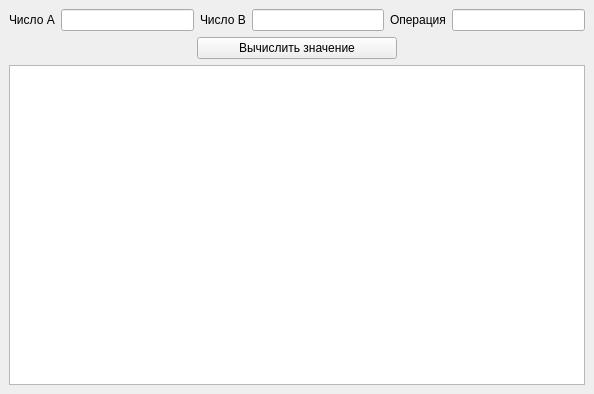
<?xml version="1.0" encoding="UTF-8"?>
<ui version="4.0">
 <class>MainWindow</class>
 <widget class="QMainWindow" name="MainWindow">
  <property name="geometry">
   <rect>
    <x>0</x>
    <y>0</y>
    <width>594</width>
    <height>394</height>
   </rect>
  </property>
  <property name="contextMenuPolicy">
   <enum>Qt::NoContextMenu</enum>
  </property>
  <property name="windowTitle">
   <string>Калькулятор</string>
  </property>
  <widget class="QWidget" name="centralwidget">
   <layout class="QVBoxLayout" name="verticalLayout_2">
    <item>
     <layout class="QVBoxLayout" name="verticalLayout">
      <item>
       <layout class="QHBoxLayout" name="field_layout">
        <item>
         <widget class="QLabel" name="number_a_lbl">
          <property name="text">
           <string>Число А</string>
          </property>
         </widget>
        </item>
        <item>
         <widget class="QLineEdit" name="number_a_input"/>
        </item>
        <item>
         <widget class="QLabel" name="number_b_lbl">
          <property name="text">
           <string>Число В</string>
          </property>
         </widget>
        </item>
        <item>
         <widget class="QLineEdit" name="number_b_input"/>
        </item>
        <item>
         <widget class="QLabel" name="operation_lbl">
          <property name="text">
           <string>Операция</string>
          </property>
         </widget>
        </item>
        <item>
         <widget class="QLineEdit" name="operation_input"/>
        </item>
       </layout>
      </item>
      <item>
       <layout class="QHBoxLayout" name="btn_layout">
        <item>
         <widget class="QPushButton" name="calculate_btn">
          <property name="maximumSize">
           <size>
            <width>200</width>
            <height>16777215</height>
           </size>
          </property>
          <property name="text">
           <string>Вычислить значение</string>
          </property>
         </widget>
        </item>
       </layout>
      </item>
      <item>
       <widget class="QTableWidget" name="result_table">
        <property name="sizePolicy">
         <sizepolicy hsizetype="Expanding" vsizetype="Expanding">
          <horstretch>0</horstretch>
          <verstretch>0</verstretch>
         </sizepolicy>
        </property>
        <property name="minimumSize">
         <size>
          <width>0</width>
          <height>0</height>
         </size>
        </property>
       </widget>
      </item>
     </layout>
    </item>
   </layout>
  </widget>
 </widget>
 <resources/>
 <connections/>
</ui>
